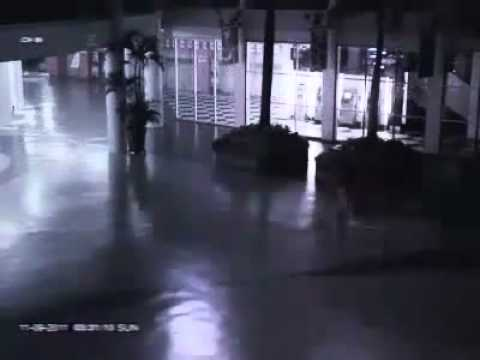
#> input picture Arshad/DIP/HW1/images/8.jpg, 480 x 360 px, found by its file name
$ jupyter execute 6-8.ipynb
#> lines starting #> are read from the running program, lines starting #| are printed output that depends on the picture
### Arshad/DIP/HW1/code/utils.py
from copy import deepcopy
import cv2
import numpy as np


def equalize_image(image):
    image = to_uint8(deepcopy(image))
    if len(image.shape) == 2:
        return cv2.equalizeHist(image)
    if len(image.shape) == 3:
        new_image = np.zeros_like(image)
        for k in range(image.shape[2]):
            new_image[..., k] = cv2.equalizeHist(image[..., k])
        return new_image
    raise

def regional_equalization(image, patch_size):
    h, w = patch_size
    new_image = np.zeros_like(image)
    for i in range(0, image.shape[0], h):
        for j in range(0, image.shape[1], w):
            patch = image[i:i+h, j:j+w, ...]
            new_image[i:i+h, j:j+w, ...] = equalize_image(patch)
    return new_image

def log_transform(image, c=1):
    image = image.astype(float)
    return c * np.log(1 + image)

def power_transform(image, power, c=1):
    image = image.astype(float)
    return c * image**power

def nemai_transform(image, base=np.e, c=1):
    image = image.astype(float)
    return base ** (c*image)

def root_transform(image, root, c=1):
    image = image.astype(float)
    return power_transform(image, 1.0/root, c)

# [4 lines left out: function negative, not called in this run]

def histogram(img):
    img = to_uint8(img)
    a = [0 for x in range(256)]
    for x in range(256):
        a[x] = np.count_nonzero(img == x)
    return a

def to_uint8(image):
    return ((image - image.min()) / (image.max() - image.min()) * 255).astype('uint8')

# [21 lines left out: functions stretch_contrast, stretch_slice, not called in this run]

def linear_transform(image, a, b):
    return image.astype(float)*a + b

# [6 lines left out: function get_linear_parameters, not called in this run]

### Arshad/DIP/HW1/code/6-8.ipynb
[cell 1]
import matplotlib as mpl
import matplotlib.pyplot as plt
import numpy as np
from utils import *
import os

[cell 2]
# from google.colab import drive
# drive.mount('/content/drive')

[cell 3]
mpl.rcParams['figure.figsize'] = (10, 10)
mpl.rc('image', cmap='gray')

HW_path = '/Users/parsa/Daneshgah/Arshad/2/DIP/HomeWorks/HW1-1400-2/'
images_path = os.path.join(HW_path, 'images')
results_path = os.path.join(HW_path, 'results')

[cell 4]
image = plt.imread(os.path.join(images_path, '8.jpg'))
#> image is the input picture: shape (360, 480, 3); mean R, G, B 71.9, 72.8, 89.8
print(np.all(image[..., 0] == image[..., 1]), np.all(image[..., 2] == image[..., 1]))
#| False False
image = image[..., 2]
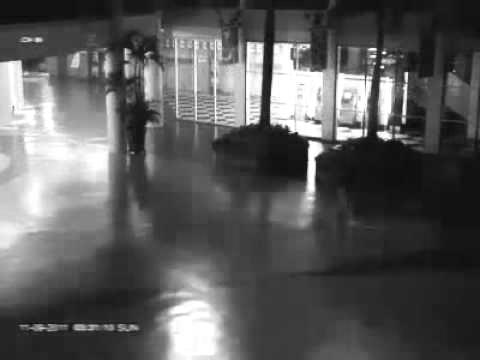
#> image: shape (360, 480); min 5, max 255, mean 89.8
image.shape
#> Out = (360, 480)

[cell 5]
image_histogram = histogram(image)
#> after the loop in histogram, `for x in range(256):`: a = 256 values, max 4805 at index 13, min 0 at index 1, mean 675
#> image_histogram has the same summary as a in histogram
plt.plot(image_histogram)
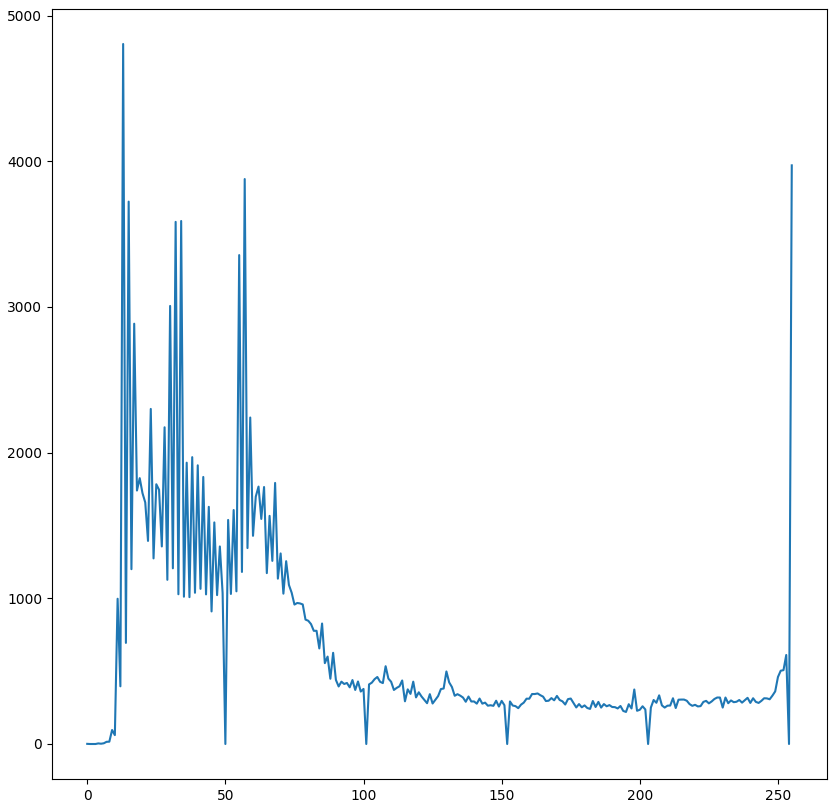
#> figure drawn by matplotlib, 1 panel; curve peaks at x = 13, y = 4805

[cell 6]
equalized_image = equalize_image(image)
#> in equalize_image, `return cv2.equalizeHist(image)`:
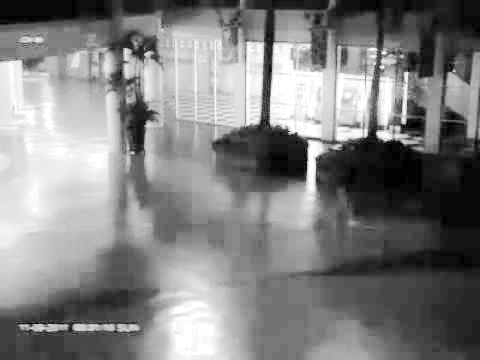
#> returned value: shape (360, 480); min 0, max 255, mean 128.6
equalized_image_historgram = histogram(equalized_image)
#> equalized_image_historgram = 256 values, max 4805 at index 9, min 0 at index 1, mean 675

powered_image = root_transform(image, 1.5)
#> in power_transform, `return c * image**power`:
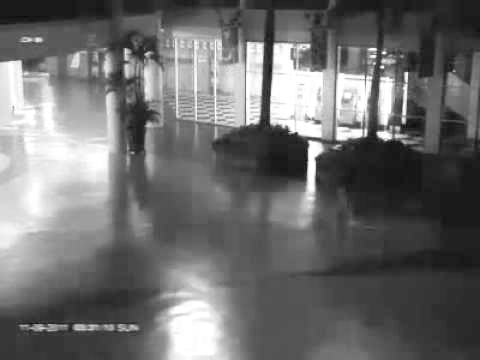
#> returned value: shape (360, 480) float64; min 2.92, max 40.21, mean 18.9; drawn with min black and max white
powered_image_historgram = histogram(powered_image)
#> powered_image_historgram = 256 values, max 4805 at index 26, min 0 at index 1, mean 675

regional_equalized = regional_equalization(image, (100,100))
#> after the loop in regional_equalization, `for i in range(0, image.shape[0], h):`:
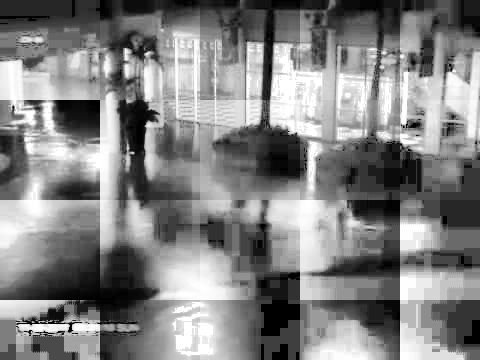
#> new_image: shape (360, 480); min 0, max 255, mean 129.8
#> after the loop in regional_equalization, `for i in range(0, image.shape[0], h):`:
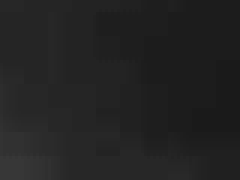
#> patch: shape (60, 80) (shown 3 times larger); min 26, max 55, mean 34.5
regional_equalized_image_historgram = histogram(regional_equalized)
#> regional_equalized_image_historgram = 256 values, max 4218 at index 255, min 89 at index 6, mean 675


fig, axes = plt.subplots(4,2, figsize=(15,15))

axes[0][0].imshow(image)
axes[1][0].imshow(equalized_image)
axes[2][0].imshow(powered_image)
axes[3][0].imshow(regional_equalized)

axes[0][0].set_title('image')
axes[1][0].set_title('equalized_image')
axes[2][0].set_title('rooted_image')
axes[3][0].set_title('regional_equalized')

axes[0][1].plot(image_histogram)
axes[1][1].plot(equalized_image_historgram)
axes[2][1].plot(powered_image_historgram)
axes[3][1].plot(regional_equalized_image_historgram)
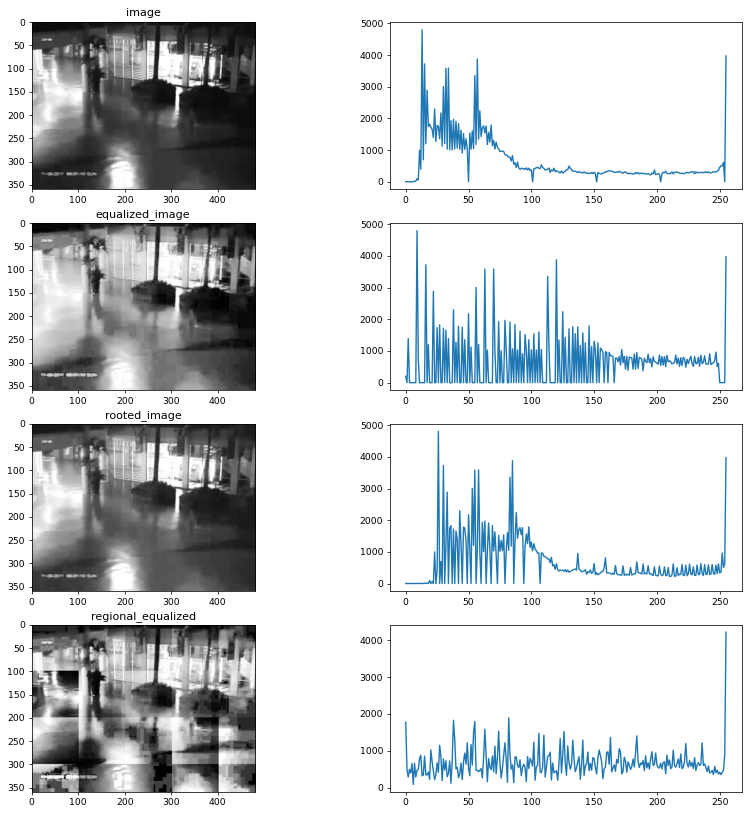
#> figure drawn by matplotlib, 8 panels; panel 2: curve peaks at x = 13, y = 4805; panel 4: curve peaks at x = 9, y = 4805; panel 6: curve peaks at x = 26, y = 4805; panel 8: curve peaks at x = 255, y = 4218

$ run again, with Arshad/DIP/HW1/images/11.jpg copied over Arshad/DIP/HW1/images/8.jpg
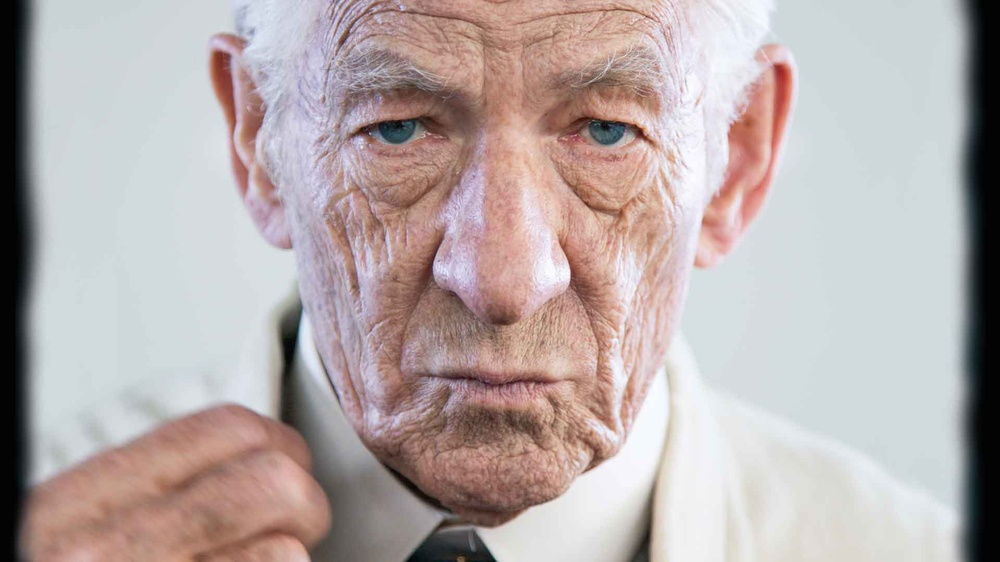
#> input picture Arshad/DIP/HW1/images/11.jpg, 1000 x 562 px, shrunk from 1920 x 1080 before the run, found by its file name
#> image is the input picture: shape (562, 1000, 3); mean R, G, B 182.8, 171.3, 170.3
#| False False
#> after the loop in histogram, `for x in range(256):`: a = 256 values, max 64307 at index 221, min 87 at index 0, mean 2195.3
#> image_histogram has the same summary as a in histogram
#> equalized_image_historgram = 256 values, max 64307 at index 208, min 0 at index 2, mean 2195.3
#> powered_image_historgram = 256 values, max 68283 at index 231, min 0 at index 1, mean 2195.3
#> after the loop in regional_equalization, `for i in range(0, image.shape[0], h):`:
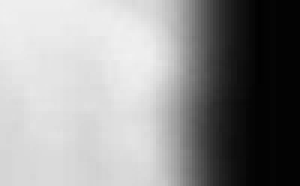
#> patch: shape (62, 100) (shown 3 times larger); min 1, max 241, mean 147.4
#> regional_equalized_image_historgram = 256 values, max 16679 at index 254, min 460 at index 223, mean 2195.3
